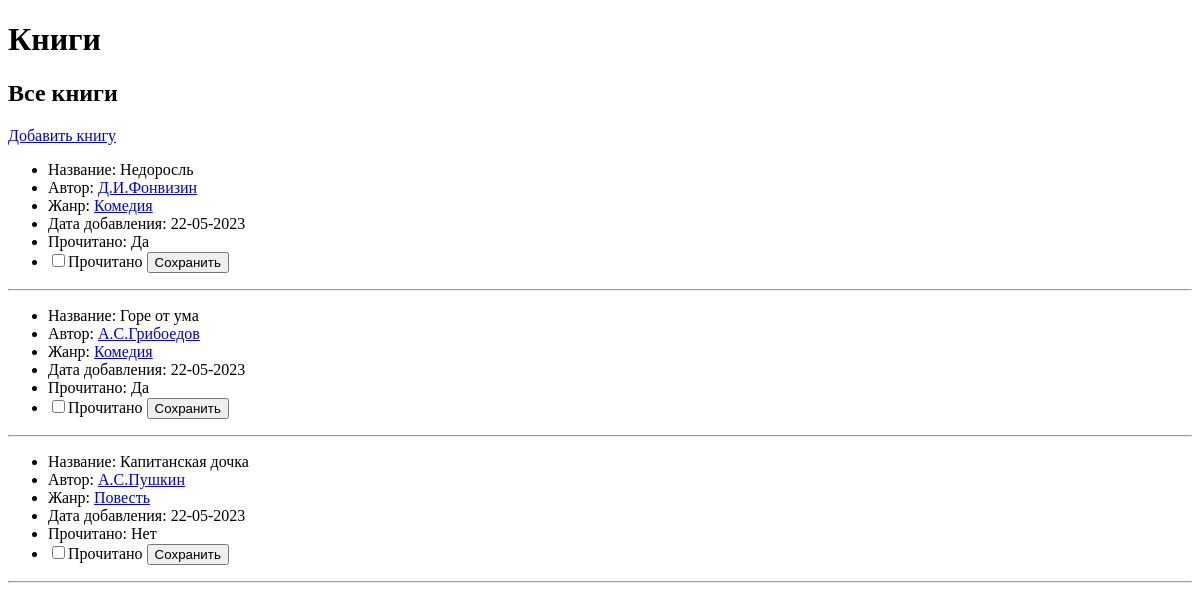
Before: / with the older database file.
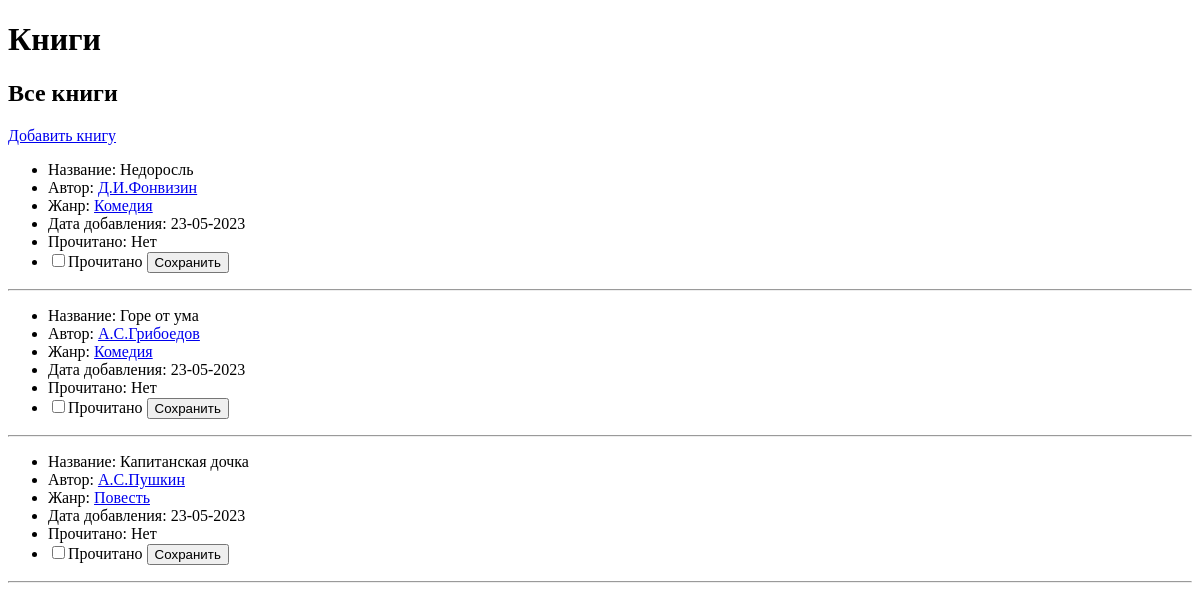
After: the same page with the newer database file.
### database.py (models this page shows, shortened)
class Book(db.Model):
    id = db.Column(db.Integer, primary_key=True)
    name = db.Column(db.String, nullable=False)
    added = db.Column(db.DateTime, nullable=False, default=func.now())
    is_read = db.Column(db.Boolean, default=False)
    genre_id = db.Column(db.Integer, db.ForeignKey("genre.id", ondelete='SET NULL'))
    genre = relationship("Genre", back_populates="books")
    author_id = db.Column(db.String, db.ForeignKey("author.id", ondelete='SET NULL'))
    author = relationship("Author", back_populates="books")

class Author(db.Model):
    id = id = db.Column(db.Integer, primary_key=True)
    name = db.Column(db.String, nullable=False)
    books = relationship(
        "Book", back_populates="author"
    )

class Genre(db.Model):
    id = db.Column(db.Integer, primary_key=True)
    name = db.Column(db.String, nullable=False)
    books = relationship(
        "Book", back_populates="genre"
    )

### main.py (the view)
@app.route("/", methods=['GET', 'POST'])
def all_books():
    if request.method == 'POST':
        book_id = request.form.get('is_read')
        if book_id:
            book = Book.query.get(book_id)
            book.is_read = True
            db.session.commit()
    books = Book.query.order_by(desc(Book.added)).limit(15).all()
    return render_template("books.html", books=books)

### templates/books.html
{% extends "layout.html" %}
{% block body %}
<h2>Все книги</h2>
<a href="{{ url_for('add_book') }}">Добавить книгу</a>
    {%- for book in books %}
        <ul>
            <li>Название: {{ book.name }} </li>
            <li>
                Автор: <a href="{{ url_for('books_by_author', author_id=book.author.id) }}">{{ book.author.name }}</a>
            </li>
            <li>
                Жанр: <a href="{{ url_for('books_by_genres', genre_id=book.genre.id) }}">{{ book.genre.name }}</a>
            </li>
            <li>Дата добавления: {{ book.added.strftime("%d-%m-%Y") }}</li>
            <li>Прочитано: {{'Да' if book.is_read else 'Нет'}}</li>
            <li>
                <form action="/" method="post">
                    <label>
                        <input type="checkbox" name="is_read" value="{{book.id}}">Прочитано
                    </label>
                    <input type="submit" value="Сохранить" />
                </form>
            </li>
      </ul>
      <hr>
{%- endfor %}
{% endblock %}

Changed rows visible on the page:
changed Book "Недоросль": added "22-05-2023" → "23-05-2023"; is_read "Да" → "Нет"
changed Book "Горе от ума": added "22-05-2023" → "23-05-2023"; is_read "Да" → "Нет"
changed Book "Капитанская дочка": added "22-05-2023" → "23-05-2023"
